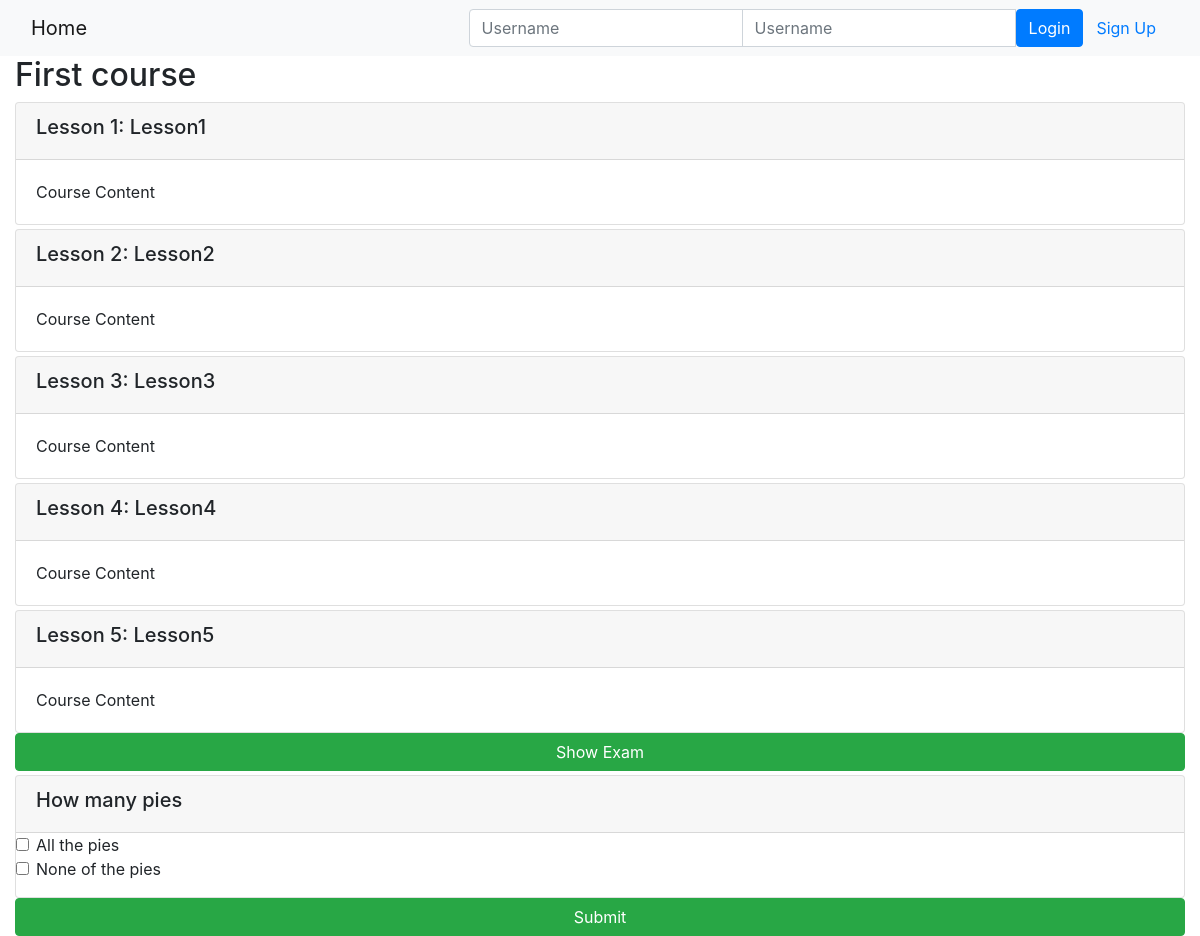
Page /onlinecourse/1/ on the committed database.
### onlinecourse/models.py (models this page shows, shortened)
class Course(models.Model):
    name = models.CharField(null=False, max_length=30, default='online course')
    image = models.ImageField(upload_to='course_images/')
    description = models.CharField(max_length=1000)
    pub_date = models.DateField(null=True)
    instructors = models.ManyToManyField(Instructor)
    users = models.ManyToManyField(settings.AUTH_USER_MODEL, through='Enrollment')
    total_enrollment = models.IntegerField(default=0)
    is_enrolled = False

class Lesson(models.Model):
    title = models.CharField(max_length=200, default="title")
    order = models.IntegerField(default=0)
    course = models.ForeignKey(Course, on_delete=models.CASCADE)
    content = models.TextField()

class Question(models.Model):
    text = models.CharField(max_length=240)
    course = models.ManyToManyField(Course)
    grade = models.FloatField()

class Choice(models.Model):
    question = models.ForeignKey(Question, on_delete=models.CASCADE)
    text = models.CharField(max_length=128)
    is_correct = models.BooleanField(default=False)

### onlinecourse/views.py (the view)
# urls.py: path('<int:pk>/', views.CourseDetailView.as_view(), name='course_details'),
class CourseDetailView(generic.DetailView):
    model = Course
    template_name = 'onlinecourse/course_detail_bootstrap.html'

### onlinecourse/templates/onlinecourse/course_detail_bootstrap.html (shortened to what this page needs)
{% extends "onlinecourse/layout.html" %}
    {% block main %}
    <div class="container-fluid">
            <h2>{{ course.name }}</h2>
            <div class="card-columns-vertical">
                {% for lesson in course.lesson_set.all %}
                    <div class="card mt-1">
                        <div class="card-header"><h5>Lesson {{lesson.order|add:1}}: {{lesson.title}}</h5></div>
                        <div class="card-body">{{lesson.content}}</div>
                    </div>
                {% endfor %}
            </div>
            <input class="btn btn-success btn-block" id="collapse-toggle" type="button" data-bs-toggle="collapse" data-bs-target="#exam" aria-expanded="false" aria-controls="exam" value="Show Exam" />
            <div id="exam" class="collapse.show" >
                <form id="questionform" action="{% url 'onlinecourse:submit' course.id %}" method="post">
                    {% for question in course.question_set.all %}
                    <div class="card mt-1">
                        <div class="card-header"><h5>{{ question.text}}</h5></div>
                        <div class="form-group">
                           {% for choice in question.choice_set.all %}
                            <div class="form-check">
                                <label class="form-check-label">
                                    <input type="checkbox" name="choice_{{choice.id}}"
                                           class="form-check-input" id="{{choice.id}}"
                                           value="{{choice.id}}">{{ choice.text }}
                                </label>
                            </div>
                            {% endfor %}
                        </div>
                    </div>
                    {% endfor %}
                    <input class="btn btn-success btn-block" type="submit" value="Submit">
                </form>
            </div>
    </div>
{% endblock %}

### onlinecourse/templates/onlinecourse/layout.html (shortened to what this page needs)
<!DOCTYPE html>
<html lang="en">
<head>
    {% load static %}
    <link rel="stylesheet" href="https://maxcdn.bootstrapcdn.com/bootstrap/4.5.2/css/bootstrap.min.css">
</head>
<body>
    <nav class="navbar navbar-light bg-light">
        <div class="container-fluid">
            <div class="navbar-header">
                <a class="navbar-brand" href="{% url 'onlinecourse:index' %}">Home</a>
            </div>
            <ul class="nav navbar-nav navbar-right">
                {% if user.is_authenticated %}
                <li>
                    <a class="btn btn-link" href="#">{{ user.first_name }}({{ user.username }})</a>
                    <a class="btn btn-link" href="{% url 'onlinecourse:logout' %}">Logout</a>
                </li>
                {% else %}
                <li>
                    <form class="form-inline" action="{% url 'onlinecourse:login' %}" method="post">
                        <div class="input-group">
                            <input type="text" class="form-control" placeholder="Username" name="username" >
                            <input type="password" class="form-control" placeholder="Username" name="psw" >
                            <button class="btn btn-primary" type="submit">Login</button>
                            <a class="btn btn-link" href="{% url 'onlinecourse:registration' %}">Sign Up</a>
                        </div>
                    </form>
                </li>
                {% endif %}
            </ul>
        </div>
    </nav>
    {% block main %}
    {% endblock %}
</body>
</html>

### rows in the picture
Course: name "First course"
Lesson: order|add "1", title "Lesson1", content "Course Content"
Lesson: order|add "2", title "Lesson2", content "Course Content"
Lesson: order|add "3", title "Lesson3", content "Course Content"
Lesson: order|add "4", title "Lesson4", content "Course Content"
Lesson: order|add "5", title "Lesson5", content "Course Content"
Question: text "How many pies"
Choice: text "All the pies"
Choice: text "None of the pies"
